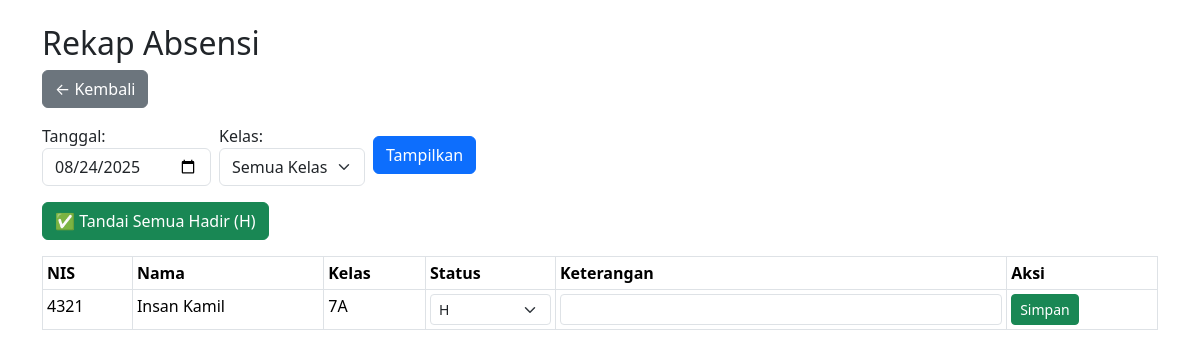
Page /absensi_2.php?tanggal=2025-08-24 (signed in) on the committed database.
### tables this page shows
CREATE TABLE `absensi` (
  `id` int(11) NOT NULL,
  `siswa_id` int(11) DEFAULT NULL,
  `tanggal` date DEFAULT NULL,
  `jam` time DEFAULT NULL,
  `status` enum('H','S','I','A') DEFAULT 'H',
  `keterangan` varchar(100) DEFAULT NULL
);

CREATE TABLE `siswa` (
  `id` int(11) NOT NULL,
  `nis` varchar(20) DEFAULT NULL,
  `nisn` varchar(20) DEFAULT NULL,
  `nama` varchar(100) DEFAULT NULL,
  `kelas` varchar(50) DEFAULT NULL,
  `status` varchar(10) NOT NULL DEFAULT 'aktif',
  `no_wa` varchar(20) DEFAULT NULL
);

### absensi_2.php (the view, shortened to what this page needs)
<?php
include 'config.php';
$tanggal = $_GET['tanggal'] ?? date('Y-m-d');
$kelas = $_GET['kelas'] ?? '';
?>
<!DOCTYPE html>
<html>
<head>
  <link href="https://cdn.jsdelivr.net/npm/bootstrap@5.3.2/dist/css/bootstrap.min.css" rel="stylesheet">
</head>
<body class="container mt-4">
  <h2>Rekap Absensi</h2>
  <a href="dashboard_guru.php" class="btn btn-secondary mb-3">← Kembali</a>
  <form method="get" class="mb-3 row g-2 align-items-center">
    <div class="col-auto">
      <label for="tanggal" class="form-label mb-0">Tanggal:</label>
      <input type="date" name="tanggal" value="<?= $tanggal ?>" class="form-control">
    </div>
    <div class="col-auto">
      <label for="kelas" class="form-label mb-0">Kelas:</label>
      <select name="kelas" class="form-select">
        <option value="">Semua Kelas</option>
      </select>
    </div>
    <div class="col-auto">
      <button class="btn btn-primary">Tampilkan</button>
    </div>
  </form>
  <form method="post" class="mb-3">
    <button type="submit" name="hadir_semua" class="btn btn-success">
      ✅ Tandai Semua Hadir (H)
    </button>
  </form>
  <table class="table table-bordered table-sm">
    <thead>
      <tr>
        <th>NIS</th>
        <th>Nama</th>
        <th>Kelas</th>
        <th>Status</th>
        <th>Keterangan</th>
        <th>Aksi</th>
      </tr>
    </thead>
    <tbody>
      <?php
      $filterKelas = $kelas ? "WHERE s.kelas = '$kelas'" : '';
      $q = mysqli_query($conn, "
        SELECT s.id AS siswa_id, s.nis, s.nama, s.kelas,
               a.id AS absen_id, a.status, a.keterangan
        FROM siswa s
        LEFT JOIN absensi a ON a.siswa_id = s.id AND a.tanggal = '$tanggal'
        $filterKelas
        ORDER BY s.nama
      ");
      while ($d = mysqli_fetch_assoc($q)) {
        ?>
        <tr>
          <form method="post">
            <td><?= $d['nis'] ?></td>
            <td><?= $d['nama'] ?></td>
            <td><?= $d['kelas'] ?></td>
            <td>
              <select name="status" class="form-select form-select-sm">
                <option <?= $d['status'] == 'H' ? 'selected' : '' ?>>H</option>
              </select>
            </td>
            <td>
              <input type="text" name="keterangan" class="form-control form-control-sm" value="<?= $d['keterangan'] ?>">
            </td>
            <td>
              <button type="submit" name="ubah" class="btn btn-sm btn-success">
                <?= $d['absen_id'] ? 'Simpan' : 'Tambah' ?>
              </button>
            </td>
          </form>
        </tr>
        <?php
      }
      ?>
    </tbody>
  </table>
</body>
</html>

### rows in the picture
absensi: siswa.nis "4321", siswa.nama "Insan Kamil", siswa.kelas "7A", status "H", shows "Simpan"
